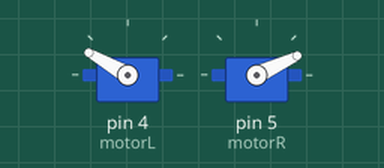
Bench run of a sketch on a simulated Arduino Uno, built with avr-gcc and run on an emulated ATmega328P. Parts: 2 × servo. At 4.2 s the program stops and its outputs stay as they are.

Above: at 0.1 s.
At 2.2 s:
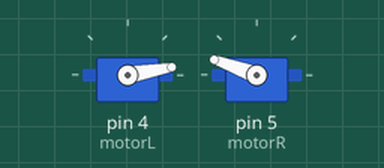
At 4.2 s:
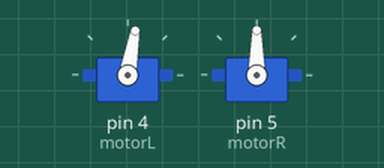
Timing chart, 0 to 5.7 s (numbered marks = the images above):
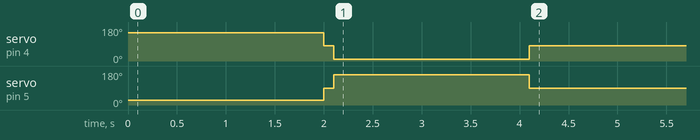

Measured:
- by itself, servo on pin 4 (motorL): 150° → 80° at 2.0 s, → 10° 0.10 s later, → 80° 2.0 s later
- by itself, servo on pin 5 (motorR): 25° → 90° at 2.0 s, → 160° 0.10 s later, → 90° 2.0 s later

The sketch:

Servo.ino
```cpp
#include <Servo.h>
Servo motorL;
Servo motorR;

void setup() {
  motorL.attach(4); //stop val = 80
  motorR.attach(5); //stop val = 90
  Serial.begin(9600);
}

void loop() {
  motorL.write(150);
  motorR.write(25);
  delay(2000);
  motorL.write(80);
  motorR.write(90);
  delay(100);
  motorL.write(10);
  motorR.write(160);
  delay(2000);
  motorL.write(80);
  motorR.write(90);
  delay(100);
  while(1);
  //motorR.write(90);
  //delay(300);
  // put your main code here, to run repeatedly:

}
```
